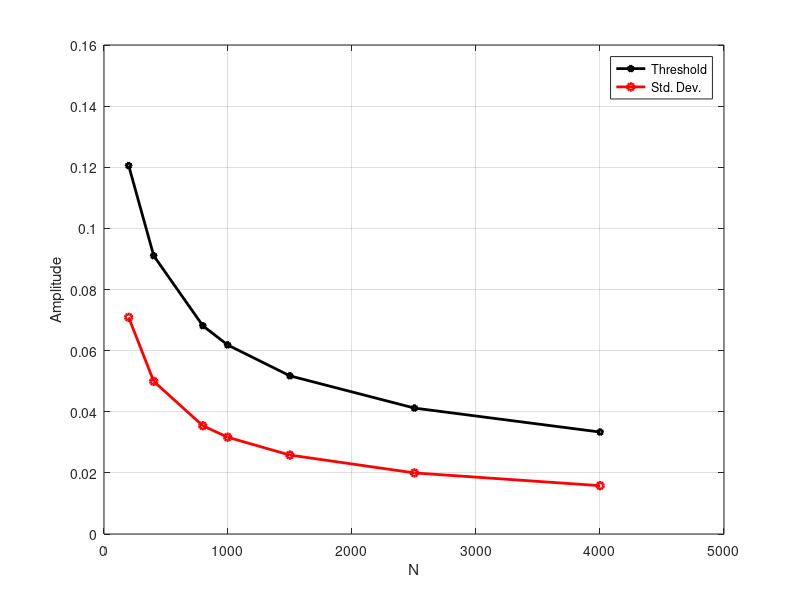

Recreate this plot in MATLAB.
% 
% close all
% clear all
% clc
% 
% N=199;
% 
% SNR_dB = -10:5:50;
% 
% SNR = 10.^(SNR_dB./10);
% 
% threshold = max ((1./sqrt(SNR)).*0.25, 0.005);
% 
% std_dev = 1./sqrt(N*SNR);
% 
% figure
% z=semilogy(SNR_dB,threshold,'-pk',SNR_dB,std_dev,'-or');
% set(z,...
%    'LineWidth',2,...
%    'MarkerSize',5);
% xlim([-5 max(SNR_dB)]);
% %ylim([10^(-2) 1.10]);
% grid on
% xlabel('SNR (dB)');
% ylabel('Amplitude');
% %title('Probability of error');
% legend('Threshold','Std. Dev.');

SNR = 1;
N = [199, 401, 797, 997, 1499, 2503, 4001];
std_dev = 1./sqrt(N*SNR);
th = 2* sqrt(2*log10(log10(N))./(N*SNR));
figure
% z=semilogy(N,th,'-pk',N,std_dev,'-or');
z=plot(N,th,'-pk',N,std_dev,'-or');

set(z,...
   'LineWidth',2,...
   'MarkerSize',5);
%ylim([10^(-2) 1.10]);
grid on
xlabel('N');
ylabel('Amplitude');
%title('Probability of error');
legend('Threshold','Std. Dev.');
